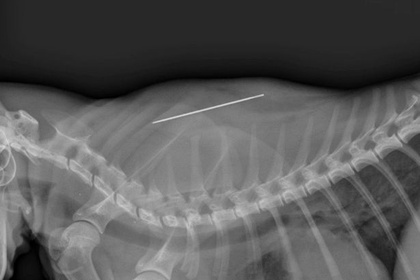
%> input picture RANSAC/Needle.jpg, 420 x 280 px, shrunk from 615 x 410 before the run
$ octave Demo2.m   (GNU Octave 9; MATLAB toolbox functions it lacks are replaced by stand-ins)
%> lines starting %> are read from the running program, lines starting %| are printed output that depends on the picture; in (x1, y1, x2, y2) boxes, pixels count from 0 and x2, y2 are one past the last pixel; in counts of white or black regions, pixels touching at a corner belong together; the program's own positions count from 1
### RANSAC/RansacLine.m
% Do not change the function name. You have to write your code here
% you have to submit this function
function lines = RansacLine(edgeImageIn, noIter, fitDistance, noPts, minD)


    % get the image size
    [M, N] = size(edgeImageIn);
    % Get coordinates of all of the pixel locations corresponding to an edge
    edgeInd = find(edgeImageIn);
    [eIi, eIj] = ind2sub([M N], edgeInd);

    % ----------------------------------- %
    % -You have to write your code here-- %
    % ----------------------------------- %

    lines = ones(9, 3);
    for i = 1 : 9
        pts = transpose([eIj, eIi]);

        [t,r] = ransacfitline(pts,noIter,fitDistance,noPts, minD);

        k1 = -tan(t);
        b1 = r/cos(t);

        lines(i, 1) = 1 / b1;
        lines(i, 2) = -k1 / b1;
        lines(i, 3) = 1;
    end

end

function [ theta,rho ] = ransacfitline( pts,iterNum,thDist,noPts, minD )
    %RANSAC Use RANdom SAmple Consensus to fit a line
    %	RESCOEF = RANSAC(PTS,ITERNUM,THDIST,NOPTS) PTS is 2*n matrix including
    %	n points, ITERNUM is the number of iteration, THDIST is the inlier
    %	distance threshold and ROUND(THINLRRATIO*SIZE(PTS,2)) is the inlier number threshold. The final
    %	fitted line is RHO = sin(THETA)*x+cos(THETA)*y.

    sampleNum = 2;
    ptNum = size(pts,2);
    thInlr = noPts;
    inlrNum = zeros(1,iterNum);
    theta1 = zeros(1,iterNum);
    rho1 = zeros(1,iterNum);

    for p = 1:iterNum
        % 1. fit using 2 random points

        sampleIdx = randIndex(ptNum,sampleNum);
        ptSample = pts(:,sampleIdx);
        d = ptSample(:,2)-ptSample(:,1);

        % check distance two points
        if norm(d) < minD
            continue;
        end

        d = d/norm(d); % direction vector of the line

        % 2. count the inliers, if more than thInlr, refit; else iterate
        n = [-d(2),d(1)]; % unit normal vector of the line
        dist1 = n*(pts-repmat(ptSample(:,1),1,ptNum));
        inlier1 = find(abs(dist1) < thDist);
        inlrNum(p) = length(inlier1);

        % check inliner count
        if length(inlier1) < thInlr, continue; end

        % implement PCA to get direction vector angle
        ev = princomp(pts(:,inlier1)');
        d1 = ev(:,1);
        theta1(p) = -atan2(d1(2),d1(1)); % save the coefs
        rho1(p) = [-d1(2),d1(1)]*mean(pts(:,inlier1),2);
    end

    % 3. choose the coef with the most inliers
    [~,idx] = max(inlrNum);
    theta = theta1(idx);
    rho = rho1(idx);

end


% [20 lines left out: function randIndex, not called in this run]

### RANSAC/Demo2.m
% ----------------------------------- %
% ------ Do not modify this code ---- %
% ------ Do not submit this code ---- %
% ----------------------------------- %
% close all
clear all
clc
inIM = imread('Needle.jpg');
%> inIM is the input picture: size 280x420x3 uint8; min 0, max 218, mean 89.2
inIM = double(inIM);
%> inIM: size 280x420x3 double
inIM = (inIM(:,:,1) + inIM(:,:,2) + inIM(:,:,3))/3;
%> inIM: size 280x420 double
[M, N] = size(inIM);
%> M = 280; N = 420

edgeImageIn = edge(inIM, 'canny');
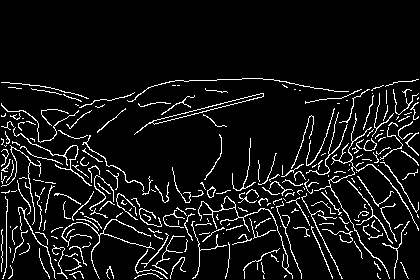
%> edgeImageIn: size 280x420 logical; 7.8% white in thin lines or dots, all inside (x1, y1, x2, y2) = (1, 78, 419, 279)
figure, imshow(edgeImageIn), title ('input')

noIter = 1e4; % total number of iterations that 2 points are selected at random
fitDistance = 0.6; % min distance of a point to a line to be considered as "on the line"
noPts = 150; % min number of votes that each line should get
minD = 30;  % minimum allowed distance between pairs (in pixels). To improve line fitting
% lines = RansacLine(edgeImageIn,150,fitDistance,0.99);
lines = RansacLine(edgeImageIn, noIter, fitDistance, noPts, minD);
%> in RansacLine, `edgeInd = find(edgeImageIn);`: edgeInd = 9162 values from 363 to 117271
%> (the run ends here)
